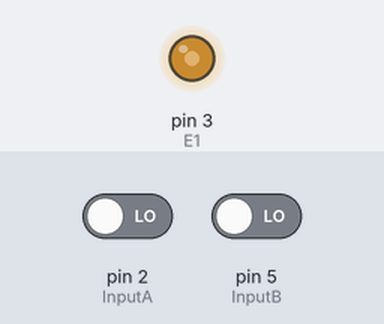
The sketch below on a simulated Arduino Uno, built with avr-gcc and run on an emulated ATmega328P. Parts: output pins drawn as LEDs (lit = HIGH). The inputs (shaded band) are chosen by the test bench; at power-on: pin 2 (InputA) LOW, pin 5 (InputB) LOW. What the sketch prints to the serial monitor is not drawn.

Above: at 1.2 s.
1.3 s: pin 2 (InputA) driven HIGH
Timing chart, 0 to 4.3 s (numbered marks = the images above; inputs shaded):
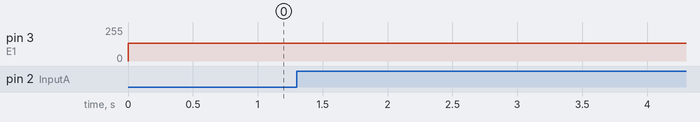

The sketch:

Encoder_Reading.ino
```cpp
#define E1 3                        // PWM generator
#define CLOCKWISE            0       // direction constant
#define COUNTER_CLOCKWISE    1       // direction constant

int InputA = 2; //Green
int InputB = 5; //Yellow

int Direc = 0;
volatile int counter = 0;
volatile long rotaryposition = 0;

short currentDirection = CLOCKWISE;
long initialposition;

// channel A interrupts
void emitter (){

  if (digitalRead(InputA) == digitalRead(InputB))
    {
      Direc = CLOCKWISE;
      counter++;
      rotaryposition++;
     }
   else
   {
       Direc = COUNTER_CLOCKWISE;
       counter--;
       rotaryposition--;
   }
}


void setup() {

  pinMode( InputA, INPUT);
  pinMode( InputB, INPUT);
  pinMode(E1, OUTPUT);

  attachInterrupt( digitalPinToInterrupt(InputA), emitter, RISING);

  Serial.begin (250000);
}

void loop() {

      analogWrite(E1, 135);


      if ( rotaryposition != initialposition)
      {

        Serial.print ("Begin");
        Serial.print ("\n");
        Serial.print (rotaryposition, DEC);
        Serial.print ("\t");
        Serial.print ("\t");
        Serial.println (Direc == CLOCKWISE ? "clockwise" : "counter-clockwise");

        initialposition= rotaryposition;
      }

//       delay ( 5000);
//
     // analogWrite( E1, 130);
//
//      delay (5000);
}
```

Measured:
- after the input at 1.3 s, every drawn part: stays the same
